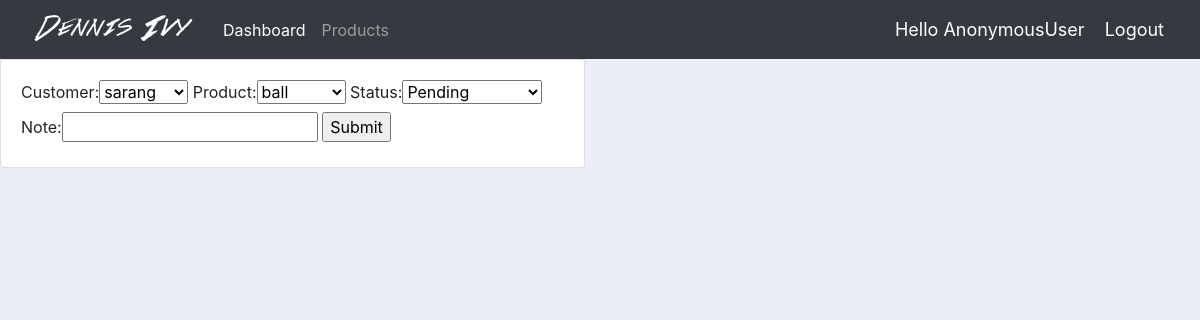
The page /update_order/3/ on the database its author committed.
### accounts/models.py (models this page shows, shortened)
class Order(models.Model):
    STATUS = (
        ('Pending', 'Pending'),
        ('Out for delivery', 'Out for delivery'),
        ('Delivered', 'Delivered'),
    )
    customer = models.ForeignKey(coustomer, null=True, on_delete=models.SET_NULL)
    product = models.ForeignKey(Product, on_delete=models.SET_NULL, null=True)
    date_created = models.DateTimeField(auto_now_add=True, null=True)
    status = models.CharField(max_length=200, null=True, choices=STATUS)
    note = models.CharField(max_length=100,null=True,blank=True)

### accounts/views.py (the view)
# urls.py: path('update_order/<int:id>/', views.update_order, name="update_order"),
def update_order(request, id):
    order = Order.objects.get(id=id)
    form = OrderForm(instance=order)
    if request.method == 'POST':
        form = OrderForm(request.POST, instance=order)
        if form.is_valid():
            form.save()
            return redirect('/')
    context = {'form': form}
    return render(request, 'accounts/order_form.html', context)

### accounts/forms.py
class OrderForm(ModelForm):
    class Meta:
        model = Order
        fields  = '__all__'

### accounts/models.py (called while the page is built)
    def __str__(self):
        return self.name

    def __str__(self):
        return self.name

### accounts/templates/accounts/order_form.html (shortened to what this page needs)
{%  extends 'accounts/main.html' %}
{% load static %}
{% block content %}
<div class="row">
	<div class="col-md-6">
		<div class="card card-body">
			<form action="" method="POST">
				{{form}}
				<input type="submit" name="Submit">
			</form>
		</div>
	</div>
</div>
{% endblock %}

### static/css/main.css (style rules this page uses)
body { background-color: #ebeff5; }

### rows shown on the page
Order: customer "sarang", product "ball", status "Pending"

### other values the page prints
{{ request.user }} "AnonymousUser"
